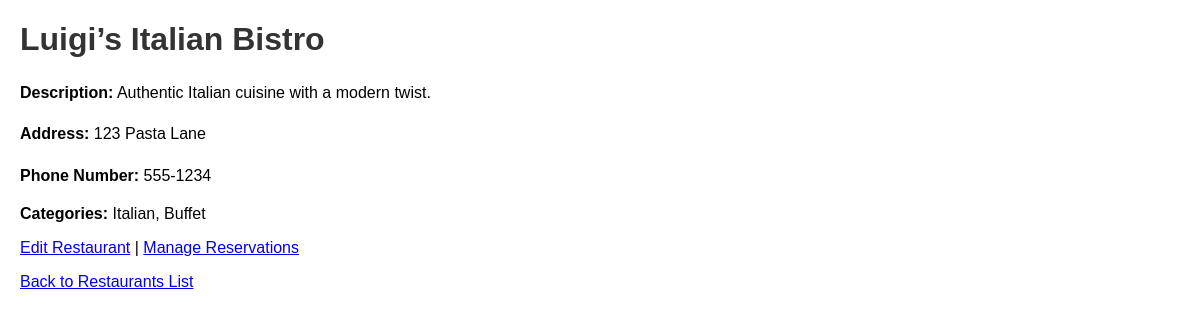
The page /restaurants/1 on the database its author committed.
### app/models.py (models this page shows, shortened)
class Restaurant(db.Model):
    __tablename__ = 'restaurants'  # Ensure plural
    id = db.Column(db.Integer, primary_key=True)
    name = db.Column(db.String(128), nullable=False)
    address = db.Column(db.String(256), nullable=False)
    phone_number = db.Column(db.String(20), nullable=False)
    description = db.Column(db.Text(), nullable=True)
    manager_id = db.Column(db.Integer, db.ForeignKey('users.id'), nullable=False)
    categories = db.relationship('Category', secondary='restaurant_categories', back_populates='restaurants')
    reservations = db.relationship('Reservation', back_populates='restaurant', cascade='all, delete-orphan')

class Category(db.Model):
    __tablename__ = 'categories'  # Ensure plural
    id = db.Column(db.Integer, primary_key=True)
    name = db.Column(db.String(64), nullable=False, unique=True)
    restaurants = db.relationship('Restaurant', secondary='restaurant_categories', back_populates='categories')

### app/main/routes.py (the view)
@bp.route('/restaurants/<int:restaurant_id>', methods=['GET'])
def get_restaurant_detail(restaurant_id):
    restaurant = Restaurant.query.get_or_404(restaurant_id)
    return render_template('restaurant_detail.html', restaurant=restaurant)

### app/templates/restaurant_detail.html (shortened to what this page needs)
<!DOCTYPE html>
<html lang="en">
<head>
</head>
<body>
    <h1>{{ restaurant.name }}</h1>
    <div class="details">
        <p><strong>Description:</strong> {{ restaurant.description }}</p>
        <p><strong>Address:</strong> {{ restaurant.address }}</p>
        <p><strong>Phone Number:</strong> {{ restaurant.phone_number }}</p>
        <div class="categories">
            <strong>Categories:</strong>
            {% for category in restaurant.categories %}
                {{ category.name }}{% if not loop.last %}, {% endif %}
            {% endfor %}
        </div>
    </div>
    <p><a href="{{ url_for('main.edit_restaurant', restaurant_id=restaurant.id) }}">Edit Restaurant</a> | <a href="{{ url_for('main.manage_reservations', restaurant_id=restaurant.id) }}">Manage Reservations</a></p>
    <p><a href="{{ url_for('main.list_restaurants') }}">Back to Restaurants List</a></p>
</body>
</html>

### app/templates/restaurant_detail.html (style rules this page uses)
body { font-family: Arial, sans-serif; margin: 20px; }
h1 { color: #333; }
.details { margin-top: 20px; }
.details p { line-height: 1.6; }
.categories { margin-top: 10px; }

### rows shown on the page
Restaurant: name "Luigi’s Italian Bistro", description "Authentic Italian cuisine with a modern twist.", address "123 Pasta Lane", phone_number "555-1234"
Category: name "Italian"
Category: name "Buffet"
